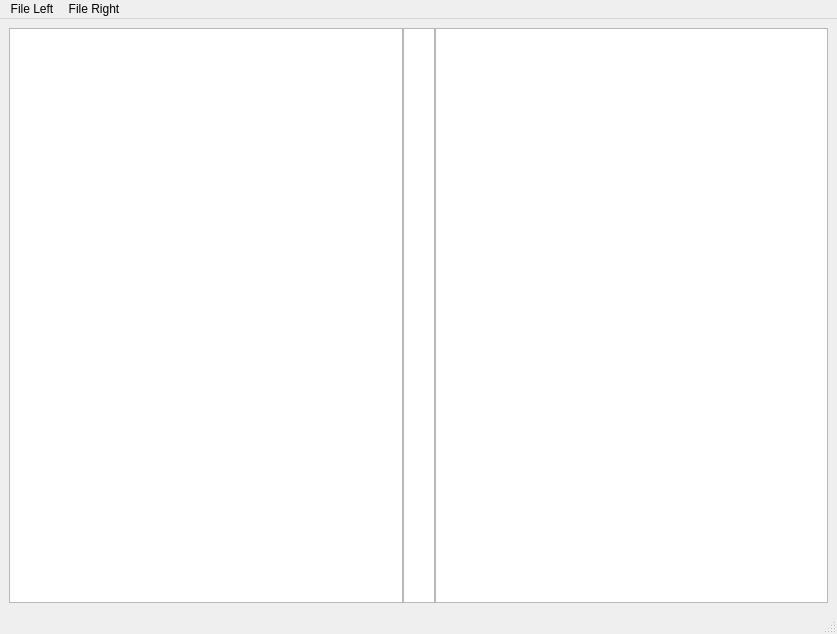
<?xml version="1.0" encoding="UTF-8"?>
<ui version="4.0">
 <class>MainWindow</class>
 <widget class="QMainWindow" name="MainWindow">
  <property name="geometry">
   <rect>
    <x>0</x>
    <y>0</y>
    <width>837</width>
    <height>634</height>
   </rect>
  </property>
  <property name="windowTitle">
   <string>MainWindow</string>
  </property>
  <widget class="QWidget" name="centralwidget">
   <layout class="QGridLayout" name="gridLayout_4">
    <item row="0" column="0">
     <layout class="QVBoxLayout" name="verticalLayout">
      <property name="spacing">
       <number>0</number>
      </property>
      <property name="leftMargin">
       <number>0</number>
      </property>
      <property name="bottomMargin">
       <number>0</number>
      </property>
      <item>
       <layout class="QHBoxLayout" name="horizontalLayout" stretch="20,0,20">
        <property name="spacing">
         <number>0</number>
        </property>
        <property name="sizeConstraint">
         <enum>QLayout::SetNoConstraint</enum>
        </property>
        <property name="topMargin">
         <number>0</number>
        </property>
        <item>
         <widget class="QPlainTextEdit" name="plainTextEdit"/>
        </item>
        <item>
         <widget class="QTableWidget" name="tableWidget">
          <property name="maximumSize">
           <size>
            <width>32</width>
            <height>16777215</height>
           </size>
          </property>
          <property name="verticalScrollBarPolicy">
           <enum>Qt::ScrollBarAlwaysOff</enum>
          </property>
          <property name="horizontalScrollBarPolicy">
           <enum>Qt::ScrollBarAlwaysOff</enum>
          </property>
          <property name="showGrid">
           <bool>true</bool>
          </property>
          <property name="gridStyle">
           <enum>Qt::NoPen</enum>
          </property>
          <property name="cornerButtonEnabled">
           <bool>true</bool>
          </property>
          <property name="rowCount">
           <number>20</number>
          </property>
          <property name="columnCount">
           <number>2</number>
          </property>
          <attribute name="horizontalHeaderVisible">
           <bool>false</bool>
          </attribute>
          <attribute name="verticalHeaderVisible">
           <bool>false</bool>
          </attribute>
          <row/>
          <row/>
          <row/>
          <row/>
          <row/>
          <row/>
          <row/>
          <row/>
          <row/>
          <row/>
          <row/>
          <row/>
          <row/>
          <row/>
          <row/>
          <row/>
          <row/>
          <row/>
          <row/>
          <row/>
          <column/>
          <column/>
         </widget>
        </item>
        <item>
         <widget class="QPlainTextEdit" name="plainTextEditRight"/>
        </item>
       </layout>
      </item>
     </layout>
    </item>
   </layout>
  </widget>
  <widget class="QStatusBar" name="statusbar"/>
  <widget class="QMenuBar" name="menubar">
   <property name="geometry">
    <rect>
     <x>0</x>
     <y>0</y>
     <width>837</width>
     <height>22</height>
    </rect>
   </property>
   <widget class="QMenu" name="menuFile">
    <property name="title">
     <string>File Left</string>
    </property>
    <addaction name="actionOpenLeft"/>
    <addaction name="actionSaveLeft"/>
    <addaction name="actionSaveAsLeft"/>
   </widget>
   <widget class="QMenu" name="menuFile_Right">
    <property name="title">
     <string>File Right</string>
    </property>
    <addaction name="actionSaveRight"/>
    <addaction name="actionOpenRight"/>
    <addaction name="actionSaveAsRight"/>
   </widget>
   <addaction name="menuFile"/>
   <addaction name="menuFile_Right"/>
  </widget>
  <action name="actionSaveLeft">
   <property name="text">
    <string>Save</string>
   </property>
  </action>
  <action name="actionOpenLeft">
   <property name="text">
    <string>Open</string>
   </property>
  </action>
  <action name="actionSaveAsLeft">
   <property name="text">
    <string>Save As</string>
   </property>
   <property name="toolTip">
    <string>Save As</string>
   </property>
  </action>
  <action name="actionSaveRight">
   <property name="text">
    <string>Save</string>
   </property>
  </action>
  <action name="actionOpenRight">
   <property name="text">
    <string>Open</string>
   </property>
  </action>
  <action name="actionSaveAsRight">
   <property name="text">
    <string>Save As</string>
   </property>
  </action>
 </widget>
 <resources/>
 <connections/>
</ui>
